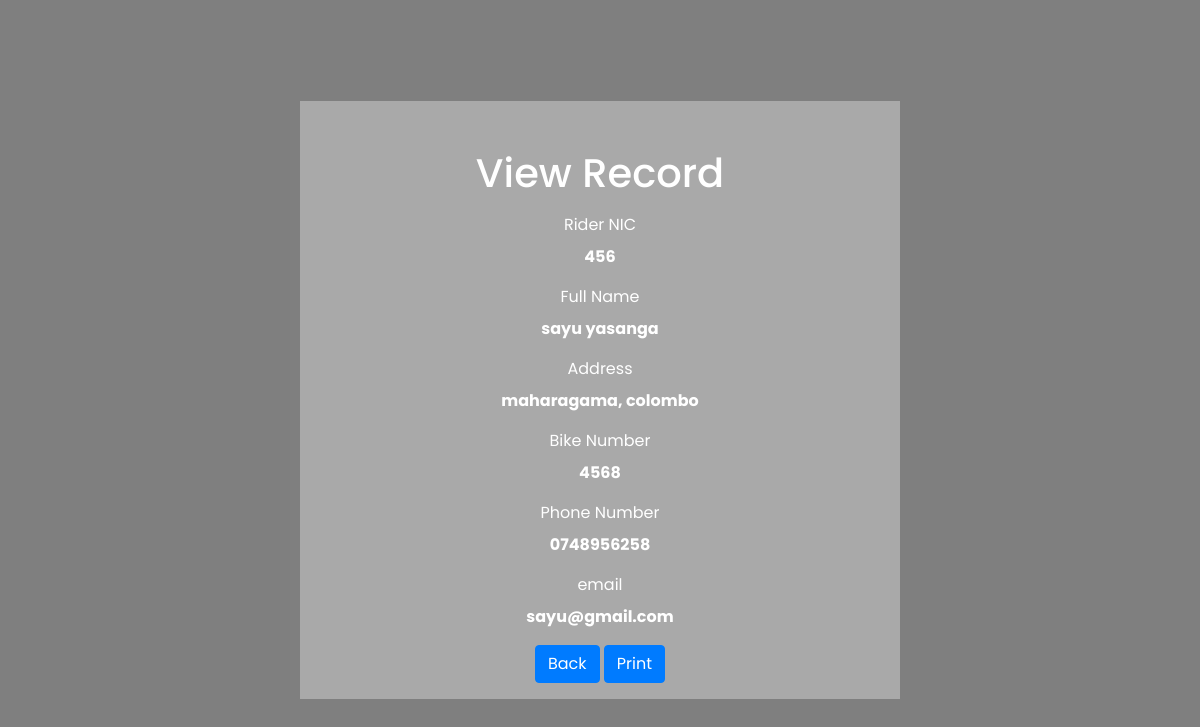
/test/read.php?id=17, run on the app's committed database.
### tables this page shows
CREATE TABLE `employees` (
  `id` int(11) NOT NULL,
  `nic` varchar(100) NOT NULL,
  `name` varchar(100) NOT NULL,
  `address` varchar(255) NOT NULL,
  `mbn` varchar(10) NOT NULL,
  `phn` varchar(100) NOT NULL,
  `email` varchar(100) NOT NULL
);

### test/read.php (the view, shortened to what this page needs)
<?php
if(isset($_GET["id"]) && !empty(trim($_GET["id"]))){
    require_once "config.php";
    $sql = "SELECT * FROM employees WHERE id = ?";
    if($stmt = mysqli_prepare($link, $sql)){
        mysqli_stmt_bind_param($stmt, "i", $param_id);
        if(mysqli_stmt_execute($stmt)){
            $result = mysqli_stmt_get_result($stmt);
            if(mysqli_num_rows($result) == 1){
                $row = mysqli_fetch_array($result, MYSQLI_ASSOC);
            } else{
                header("location: error.php");
                exit();
            }
        } else{
            echo "Oops! Something went wrong. Please try again later.";
        }
    }
} else{
    header("location: error.php");
    exit();
}
?>
<!DOCTYPE html>
<html lang="en">
<head>
    <link rel="stylesheet" href="https://stackpath.bootstrapcdn.com/bootstrap/4.5.2/css/bootstrap.min.css">
    <link rel="stylesheet" type="text/css" href="styleee.css">
</head>
<body>
    <div class="nav">
    <div class="wrapper">
        <div class="container-fluid">
            <div class="row">
                <div class="col-md-12">
                    <h1 class="mt-5 mb-3" style="color:white;">View Record</h1>
                    <div class="form-group">
                        <label style="color:white;">Rider NIC</label>
                        <p style="color:white;"><b><?php echo $row["nic"]; ?></b></p>
                    </div>
                    <div class="form-group">
                        <label style="color:white;">Full Name</label>
                        <p style="color:white;"><b><?php echo $row["name"]; ?></b></p>
                    </div>
                    <div class="form-group">
                        <label style="color:white;">Address</label>
                        <p style="color:white;"><b><?php echo $row["address"]; ?></b></p>
                    </div>
                    <div class="form-group">
                        <label style="color:white;">Bike Number</label>
                        <p style="color:white;"><b><?php echo $row["mbn"]; ?></b></p>
                    </div>
                    <div class="form-group">
                        <label style="color:white;">Phone Number</label>
                        <p style="color:white;"><b><?php echo $row["phn"]; ?></b></p>
                    </div>
                    <div class="form-group">
                        <label style="color:white;">email</label>
                        <p style="color:white;"><b><?php echo $row["email"]; ?></b></p>
                    </div>
                    <p><a href="index.php" class="btn btn-primary">Back</a>
                    <button onclick="window.print();" class="btn btn-primary" id="print-btn">Print</button><p>
                </div>
            </div>
        </div>
    </div>
    </div><br>
</body>
</html>

### test/styleee.css (style rules this page uses)
* { margin: 0; padding: 0; box-sizing: border-box; font-family: 'Poppins', sans-serif; }
body { width: 100%; min-height: 100vh; background-image: linear-gradient(rgba(0,0,0,.5), rgba(0,0,0,.5)), url(bag.jpg); background-position: center; background-size: cover; display: flex; justify-content: center; align-items: center; }

### test/read.php (style rules this page uses)
.wrapper { width: 600px; margin: 0 auto; }
.nav { background-color: darkgray; list-style-type: none; text-align: center; margin: 0; padding: 0; }

### data on the page
employees: nic "456", name "sayu yasanga", address "maharagama, colombo", mbn "4568", phn "0748956258", email "sayu@gmail.com"
